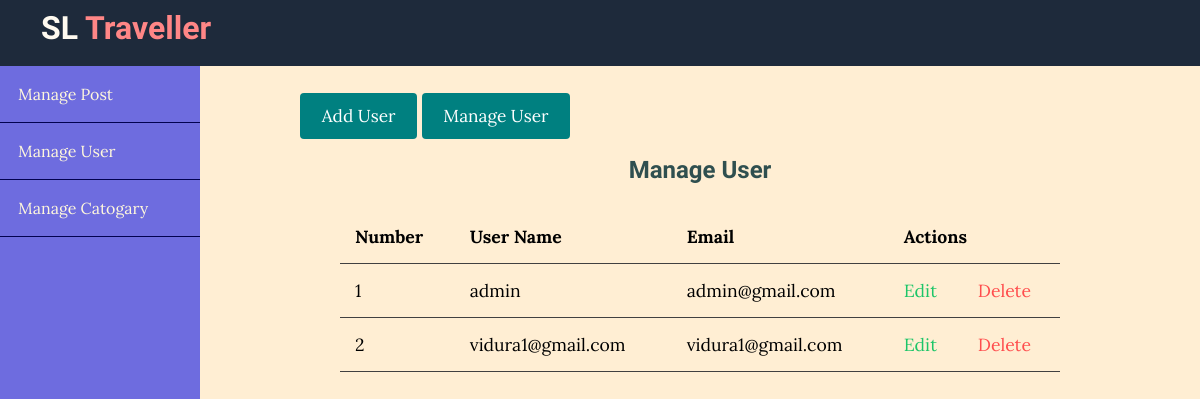
Page /admin/users/index.php on the committed database.
### tables this page shows
CREATE TABLE `users` (
  `id` int(11) NOT NULL,
  `admin` tinyint(4) NOT NULL,
  `username` varchar(255) NOT NULL,
  `email` varchar(255) NOT NULL,
  `password` varchar(255) NOT NULL,
  `created_at` timestamp NOT NULL DEFAULT current_timestamp()
);

### app/controllers/user.php (called while the page is built, shortened)
<?php
include(ROOT_PATH . "/app/database/db.php");
$table = 'users';
$admin_users = selectAll($table);
?>

### app/database/db.php (called while the page is built, shortened)
<?php
require('connect.php');
    function selectAll($table, $conditions =[])
    {
        global $conn;
        $sql=" SELECT * FROM $table";
        if(empty($conditions))
        {
            $stmt= $conn->prepare($sql);
            $stmt->execute();
            $records =$stmt->get_result()->fetch_all(MYSQLI_ASSOC);
            return $records;
        }
    }
?>

### admin/users/index.php (the view, shortened to what this page needs)
<?php include(ROOT_PATH . "/app/controllers/user.php");
 ?>
<!DOCTYPE html>
<html lang="en">
<head>
    <link rel="stylesheet" href="../../assets/css/style.css">
    <link rel="stylesheet" href="../../assets/css/admin.css">
</head>
<body>
    <?php include("../../app/includes/adminHeader.php") ?>
    <div class="admin-wrapper">
        <?php include("../../app/includes/adminSidebar.php") ?>
  <div class="admin-content">
<div class="button-group">
    <a href="create.php" class="btn btn-big">Add User</a>
    <a href="index.php" class="btn btn-big">Manage User</a>
</div>
<div class="content">
    <h2 class="page-title">Manage User</h2>
    <table>
        <thead>
            <th>Number</th>
            <th>User Name</th>
            <th>Email</th>
            <th colspan="2">Actions</th>
        </thead>
        <tbody>
            <?php foreach ($admin_users as $key => $user ): ?>
            <tr>
                <td><?php echo $key +1; ?></td>
                <td><?php echo $user['username']; ?></td>
                <td><?php echo $user['email']; ?></td>
                <td><a href="edit.php?id=<?php echo $user['id']; ?>" class="edit">Edit</a></td>
                <td><a href="index.php?delete_id=<?php echo $user['id']; ?>" class="delete">Delete</a></td>
            </tr>
            <?php endforeach; ?>
        </tbody>
    </table>
</div>
</div>
    </div>
</body>
</html>

### assets/css/style.css (style rules this page uses)
* { box-sizing: border-box; }
html,body { background: url('../../img/bg.jpg') no-repeat center center fixed; height: 100%; padding: 0px; margin:0px; background-size: cover; font-family: 'Lora',serif; }
h1,h2,h3,h4,h5,h6 { font-family: 'candal',serif; color: darkslategray; margin: 5px; }
a { text-decoration: none; color: inherit; }
.btn { padding: .5rem 1rem; background: teal; color: white; border: 1px solid transparent; border-radius: .25rem; font-size: 1.08em; font-family: 'Lora',serif ; }
.btn-big { padding: .7rem 1.3rem; line-height: 1.13rem; }
.content { width: 90%; margin: 30px auto 30px; }

### assets/css/admin.css (style rules this page uses)
html,body { background: rgb(255, 238, 211) !important; }
.admin-wrapper { display: flex; height: calc(100% - 66px); }
.admin-wrapper .admin-content { flex: 8; height: 100%; padding: 40px 100px 100px; overflow-y: scroll; }
.admin-content .page-title { text-align: center; margin-bottom: 1.6rem; }
table { width: 100%; border-collapse: collapse; font-size: 1.1rem; }
th, td { padding: 15px; text-align: left; border-bottom: 1px solid rgb(65, 64, 64); }
.edit { color: rgb(29, 197, 104); }
.delete { color: rgb(255, 77, 77); }

### rows in the picture
users: username "admin", email "admin@gmail.com"
users: username "vidura1@gmail.com", email "vidura1@gmail.com"
